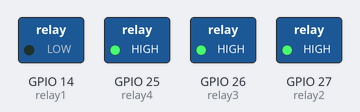
A sketch run on a simulated ESP32. Shown: switched loads named in the sketch (green lamp = pin HIGH).

Above: at 0.5 s.
At 2.5 s:
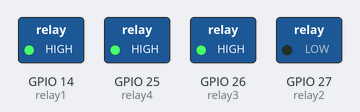
At 4.5 s:
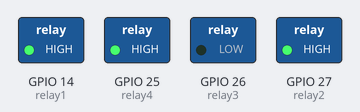
At 6.5 s:
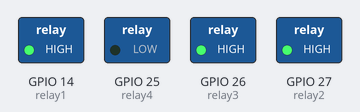
At 9.5 s:
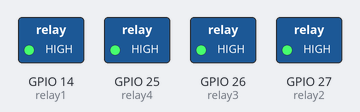
Timing chart, 0 to 10.4 s (numbered marks = the images above):
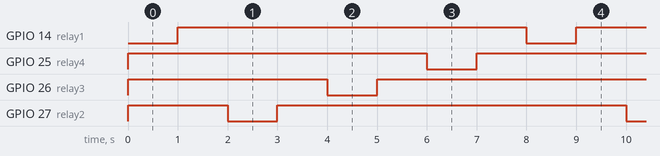

Measured:
- by itself, GPIO 14 (relay1), GPIO 25 (relay4), GPIO 26 (relay3), GPIO 27 (relay2): alternates HIGH for 7.0 s and LOW for 1.0 s
- by itself, everything shown: repeats every 8.0 s, in 8 steps

The sketch:

4ChannelRelay_Code_Esp32.ino
```cpp
// Define relay pins
int relay1 = 14;
int relay2 = 27;
int relay3 = 26;
int relay4 = 25;

void setup() {
  // Set relay pins as output
  pinMode(relay1, OUTPUT);
  pinMode(relay2, OUTPUT);
  pinMode(relay3, OUTPUT);
  pinMode(relay4, OUTPUT);

  // Start with all relays OFF
  digitalWrite(relay1, HIGH); // Use HIGH for OFF (if active LOW relay)
  digitalWrite(relay2, HIGH);
  digitalWrite(relay3, HIGH);
  digitalWrite(relay4, HIGH);
}

void loop() {
  // Relay 1 ON
  digitalWrite(relay1, LOW);
  delay(1000);
  digitalWrite(relay1, HIGH);
  delay(1000);

  // Relay 2 ON
  digitalWrite(relay2, LOW);
  delay(1000);
  digitalWrite(relay2, HIGH);
  delay(1000);

  // Relay 3 ON
  digitalWrite(relay3, LOW);
  delay(1000);
  digitalWrite(relay3, HIGH);
  delay(1000);

  // Relay 4 ON
  digitalWrite(relay4, LOW);
  delay(1000);
  digitalWrite(relay4, HIGH);
  delay(1000);
}
```
